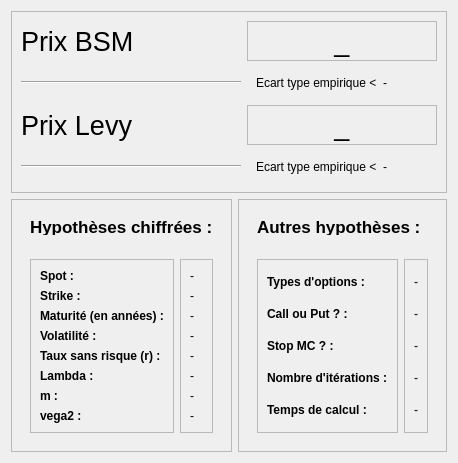
      <widget class="QWidget" name="tab">
       <attribute name="title">
        <string>Résultats</string>
       </attribute>
       <layout class="QGridLayout" name="gridLayout_5">
        <item row="1" column="0">
         <widget class="QFrame" name="frame">
          <property name="frameShape">
           <enum>QFrame::StyledPanel</enum>
          </property>
          <property name="frameShadow">
           <enum>QFrame::Raised</enum>
          </property>
          <layout class="QGridLayout" name="gridLayout_6">
           <item row="2" column="0">
            <widget class="QWidget" name="widget_21" native="true">
             <layout class="QHBoxLayout" name="horizontalLayout_11">
              <item>
               <widget class="QFrame" name="frame_4">
                <property name="font">
                 <font>
                  <family>Tahoma</family>
                 </font>
                </property>
                <property name="frameShape">
                 <enum>QFrame::StyledPanel</enum>
                </property>
                <property name="frameShadow">
                 <enum>QFrame::Raised</enum>
                </property>
                <layout class="QVBoxLayout" name="verticalLayout">
                 <item>
                  <widget class="QLabel" name="label_13">
                   <property name="font">
                    <font>
                     <family>Tahoma</family>
                     <weight>75</weight>
                     <bold>true</bold>
                    </font>
                   </property>
                   <property name="text">
                    <string>Spot :</string>
                   </property>
                  </widget>
                 </item>
                 <item>
                  <widget class="QLabel" name="label_12">
                   <property name="font">
                    <font>
                     <family>Tahoma</family>
                     <weight>75</weight>
                     <bold>true</bold>
                    </font>
                   </property>
                   <property name="text">
                    <string>Strike :</string>
                   </property>
                  </widget>
                 </item>
                 <item>
                  <widget class="QLabel" name="label_14">
                   <property name="font">
                    <font>
                     <family>Tahoma</family>
                     <weight>75</weight>
                     <bold>true</bold>
                    </font>
                   </property>
                   <property name="text">
                    <string>Maturité (en années) :</string>
                   </property>
                  </widget>
                 </item>
                 <item>
                  <widget class="QLabel" name="label_11">
                   <property name="font">
                    <font>
                     <family>Tahoma</family>
                     <weight>75</weight>
                     <bold>true</bold>
                    </font>
                   </property>
                   <property name="text">
                    <string>Volatilité :</string>
                   </property>
                  </widget>
                 </item>
                 <item>
                  <widget class="QLabel" name="label_8">
                   <property name="font">
                    <font>
                     <family>Tahoma</family>
                     <weight>75</weight>
                     <bold>true</bold>
                    </font>
                   </property>
                   <property name="text">
                    <string>Taux sans risque (r) :</string>
                   </property>
                  </widget>
                 </item>
                 <item>
                  <widget class="QLabel" name="label_10">
                   <property name="font">
                    <font>
                     <family>Tahoma</family>
                     <weight>75</weight>
                     <bold>true</bold>
                    </font>
                   </property>
                   <property name="text">
                    <string>Lambda :</string>
                   </property>
                  </widget>
                 </item>
                 <item>
                  <widget class="QLabel" name="label_9">
                   <property name="font">
                    <font>
                     <family>Tahoma</family>
                     <weight>75</weight>
                     <bold>true</bold>
                    </font>
                   </property>
                   <property name="text">
                    <string>m :</string>
                   </property>
                  </widget>
                 </item>
                 <item>
                  <widget class="QLabel" name="label_7">
                   <property name="font">
                    <font>
                     <family>Tahoma</family>
                     <weight>75</weight>
                     <bold>true</bold>
                    </font>
                   </property>
                   <property name="text">
                    <string>vega2 :</string>
                   </property>
                  </widget>
                 </item>
                </layout>
               </widget>
              </item>
              <item>
               <widget class="QFrame" name="frame_5">
                <property name="font">
                 <font>
                  <family>Tahoma</family>
                 </font>
                </property>
                <property name="frameShape">
                 <enum>QFrame::StyledPanel</enum>
                </property>
                <property name="frameShadow">
                 <enum>QFrame::Raised</enum>
                </property>
                <layout class="QVBoxLayout" name="verticalLayout_2">
                 <item>
                  <widget class="QLabel" name="lSpot">
                   <property name="font">
                    <font>
                     <family>Tahoma</family>
                    </font>
                   </property>
                   <property name="text">
                    <string>-</string>
                   </property>
                  </widget>
                 </item>
                 <item>
                  <widget class="QLabel" name="lStrike">
                   <property name="font">
                    <font>
                     <family>Tahoma</family>
                    </font>
                   </property>
                   <property name="text">
                    <string>-</string>
                   </property>
                  </widget>
                 </item>
                 <item>
                  <widget class="QLabel" name="lExpiry">
                   <property name="font">
                    <font>
                     <family>Tahoma</family>
                    </font>
                   </property>
                   <property name="text">
                    <string>-</string>
                   </property>
                  </widget>
                 </item>
                 <item>
                  <widget class="QLabel" name="lsigma2">
                   <property name="font">
                    <font>
                     <family>Tahoma</family>
                    </font>
                   </property>
                   <property name="text">
                    <string>-</string>
                   </property>
                  </widget>
                 </item>
                 <item>
                  <widget class="QLabel" name="tr">
                   <property name="font">
                    <font>
                     <family>Tahoma</family>
                    </font>
                   </property>
                   <property name="text">
                    <string>-</string>
                   </property>
                  </widget>
                 </item>
                 <item>
                  <widget class="QLabel" name="llambda">
                   <property name="font">
                    <font>
                     <family>Tahoma</family>
                    </font>
                   </property>
                   <property name="text">
                    <string>-</string>
                   </property>
                  </widget>
                 </item>
                 <item>
                  <widget class="QLabel" name="lm">
                   <property name="font">
                    <font>
                     <family>Tahoma</family>
                    </font>
                   </property>
                   <property name="text">
                    <string>-</string>
                   </property>
                  </widget>
                 </item>
                 <item>
                  <widget class="QLabel" name="lvega2">
                   <property name="font">
                    <font>
                     <family>Tahoma</family>
                    </font>
                   </property>
                   <property name="text">
                    <string>-</string>
                   </property>
                  </widget>
                 </item>
                </layout>
               </widget>
              </item>
             </layout>
            </widget>
           </item>
           <item row="1" column="0">
            <widget class="QWidget" name="widget_22" native="true">
             <property name="maximumSize">
              <size>
               <width>16777215</width>
               <height>35</height>
              </size>
             </property>
             <layout class="QVBoxLayout" name="verticalLayout_23">
              <item>
               <widget class="QLabel" name="label_22">
                <property name="maximumSize">
                 <size>
                  <width>16777215</width>
                  <height>30</height>
                 </size>
                </property>
                <property name="font">
                 <font>
                  <family>Tahoma</family>
                  <pointsize>13</pointsize>
                  <weight>75</weight>
                  <bold>true</bold>
                 </font>
                </property>
                <property name="text">
                 <string>Hypothèses chiffrées :</string>
                </property>
               </widget>
              </item>
             </layout>
            </widget>
           </item>
          </layout>
         </widget>
        </item>
        <item row="1" column="1">
         <widget class="QFrame" name="frame_3">
          <property name="minimumSize">
           <size>
            <width>50</width>
            <height>40</height>
           </size>
          </property>
          <property name="frameShape">
           <enum>QFrame::StyledPanel</enum>
          </property>
          <property name="frameShadow">
           <enum>QFrame::Raised</enum>
          </property>
          <layout class="QGridLayout" name="gridLayout_7">
           <item row="0" column="0">
            <widget class="QWidget" name="widget_24" native="true">
             <property name="maximumSize">
              <size>
               <width>16777215</width>
               <height>35</height>
              </size>
             </property>
             <layout class="QGridLayout" name="gridLayout_8">
              <item row="0" column="0">
               <widget class="QLabel" name="label_23">
                <property name="maximumSize">
                 <size>
                  <width>16777215</width>
                  <height>30</height>
                 </size>
                </property>
                <property name="font">
                 <font>
                  <family>Tahoma</family>
                  <pointsize>13</pointsize>
                  <weight>75</weight>
                  <bold>true</bold>
                 </font>
                </property>
                <property name="text">
                 <string>Autres hypothèses :</string>
                </property>
               </widget>
              </item>
             </layout>
            </widget>
           </item>
           <item row="1" column="0">
            <widget class="QWidget" name="widget_23" native="true">
             <layout class="QHBoxLayout" name="horizontalLayout_12">
              <item>
               <widget class="QFrame" name="frame_6">
                <property name="frameShape">
                 <enum>QFrame::StyledPanel</enum>
                </property>
                <property name="frameShadow">
                 <enum>QFrame::Raised</enum>
                </property>
                <layout class="QVBoxLayout" name="verticalLayout_3">
                 <item>
                  <widget class="QLabel" name="label_25">
                   <property name="font">
                    <font>
                     <family>Tahoma</family>
                     <weight>75</weight>
                     <bold>true</bold>
                    </font>
                   </property>
                   <property name="text">
                    <string>Types d'options :</string>
                   </property>
                  </widget>
                 </item>
                 <item>
                  <widget class="QLabel" name="label_26">
                   <property name="font">
                    <font>
                     <family>Tahoma</family>
                     <weight>75</weight>
                     <bold>true</bold>
                    </font>
                   </property>
                   <property name="text">
                    <string>Call ou Put ? :</string>
                   </property>
                  </widget>
                 </item>
                 <item>
                  <widget class="QLabel" name="label_28">
                   <property name="font">
                    <font>
                     <family>Tahoma</family>
                     <weight>75</weight>
                     <bold>true</bold>
                    </font>
                   </property>
                   <property name="text">
                    <string>Stop MC ? :</string>
                   </property>
                  </widget>
                 </item>
                 <item>
                  <widget class="QLabel" name="label_27">
                   <property name="font">
                    <font>
                     <family>Tahoma</family>
                     <weight>75</weight>
                     <bold>true</bold>
                    </font>
                   </property>
                   <property name="text">
                    <string>Nombre d'itérations :</string>
                   </property>
                  </widget>
                 </item>
                 <item>
                  <widget class="QLabel" name="label_24">
                   <property name="font">
                    <font>
                     <family>Tahoma</family>
                     <weight>75</weight>
                     <bold>true</bold>
                    </font>
                   </property>
                   <property name="text">
                    <string>Temps de calcul : </string>
                   </property>
                  </widget>
                 </item>
                </layout>
               </widget>
              </item>
              <item>
               <widget class="QFrame" name="frame_7">
                <property name="frameShape">
                 <enum>QFrame::StyledPanel</enum>
                </property>
                <property name="frameShadow">
                 <enum>QFrame::Raised</enum>
                </property>
                <layout class="QVBoxLayout" name="verticalLayout_4">
                 <item>
                  <widget class="QLabel" name="lOptionType">
                   <property name="font">
                    <font>
                     <family>Tahoma</family>
                    </font>
                   </property>
                   <property name="text">
                    <string>-</string>
                   </property>
                  </widget>
                 </item>
                 <item>
                  <widget class="QLabel" name="lCoP">
                   <property name="font">
                    <font>
                     <family>Tahoma</family>
                    </font>
                   </property>
                   <property name="text">
                    <string>-</string>
                   </property>
                  </widget>
                 </item>
                 <item>
                  <widget class="QLabel" name="SMC">
                   <property name="font">
                    <font>
                     <family>Tahoma</family>
                    </font>
                   </property>
                   <property name="text">
                    <string>-</string>
                   </property>
                  </widget>
                 </item>
                 <item>
                  <widget class="QLabel" name="lNumberOfPaths">
                   <property name="text">
                    <string>-</string>
                   </property>
                  </widget>
                 </item>
                 <item>
                  <widget class="QLabel" name="lsecondes">
                   <property name="text">
                    <string>-</string>
                   </property>
                  </widget>
                 </item>
                </layout>
               </widget>
              </item>
             </layout>
            </widget>
           </item>
          </layout>
         </widget>
        </item>
        <item row="0" column="0" colspan="2">
         <widget class="QFrame" name="frame_2">
          <property name="maximumSize">
           <size>
            <width>16777215</width>
            <height>200</height>
           </size>
          </property>
          <property name="frameShape">
           <enum>QFrame::StyledPanel</enum>
          </property>
          <property name="frameShadow">
           <enum>QFrame::Raised</enum>
          </property>
          <layout class="QGridLayout" name="gridLayout_2">
           <item row="1" column="0">
            <widget class="Line" name="line_5">
             <property name="orientation">
              <enum>Qt::Horizontal</enum>
             </property>
            </widget>
           </item>
           <item row="3" column="0">
            <widget class="Line" name="line_8">
             <property name="orientation">
              <enum>Qt::Horizontal</enum>
             </property>
            </widget>
           </item>
           <item row="2" column="0">
            <widget class="QLabel" name="label_6">
             <property name="font">
              <font>
               <family>Tahoma</family>
               <pointsize>20</pointsize>
              </font>
             </property>
             <property name="text">
              <string>Prix Levy</string>
             </property>
            </widget>
           </item>
           <item row="0" column="0">
            <widget class="QLabel" name="label_5">
             <property name="font">
              <font>
               <family>Tahoma</family>
               <pointsize>20</pointsize>
              </font>
             </property>
             <property name="text">
              <string>Prix BSM</string>
             </property>
            </widget>
           </item>
           <item row="0" column="5">
            <widget class="QLabel" name="RB">
             <property name="minimumSize">
              <size>
               <width>0</width>
               <height>40</height>
              </size>
             </property>
             <property name="maximumSize">
              <size>
               <width>190</width>
               <height>60</height>
              </size>
             </property>
             <property name="font">
              <font>
               <family>Tahoma</family>
               <pointsize>20</pointsize>
              </font>
             </property>
             <property name="frameShape">
              <enum>QFrame::StyledPanel</enum>
             </property>
             <property name="lineWidth">
              <number>4</number>
             </property>
             <property name="text">
              <string>_</string>
             </property>
             <property name="textFormat">
              <enum>Qt::PlainText</enum>
             </property>
             <property name="alignment">
              <set>Qt::AlignCenter</set>
             </property>
            </widget>
           </item>
           <item row="2" column="5">
            <widget class="QLabel" name="RL">
             <property name="minimumSize">
              <size>
               <width>0</width>
               <height>40</height>
              </size>
             </property>
             <property name="maximumSize">
              <size>
               <width>190</width>
               <height>60</height>
              </size>
             </property>
             <property name="font">
              <font>
               <family>Tahoma</family>
               <pointsize>20</pointsize>
              </font>
             </property>
             <property name="frameShape">
              <enum>QFrame::StyledPanel</enum>
             </property>
             <property name="lineWidth">
              <number>4</number>
             </property>
             <property name="text">
              <string>_</string>
             </property>
             <property name="textFormat">
              <enum>Qt::PlainText</enum>
             </property>
             <property name="alignment">
              <set>Qt::AlignCenter</set>
             </property>
            </widget>
           </item>
           <item row="1" column="5">
            <widget class="QWidget" name="widget_25" native="true">
             <layout class="QHBoxLayout" name="horizontalLayout_13">
              <item>
               <widget class="QLabel" name="label_17">
                <property name="maximumSize">
                 <size>
                  <width>140</width>
                  <height>16777215</height>
                 </size>
                </property>
                <property name="font">
                 <font>
                  <pointsize>9</pointsize>
                 </font>
                </property>
                <property name="text">
                 <string>Ecart type empirique &lt;</string>
                </property>
               </widget>
              </item>
              <item>
               <widget class="QLabel" name="VarEmpB">
                <property name="maximumSize">
                 <size>
                  <width>60</width>
                  <height>16777215</height>
                 </size>
                </property>
                <property name="font">
                 <font>
                  <pointsize>9</pointsize>
                 </font>
                </property>
                <property name="text">
                 <string>-</string>
                </property>
               </widget>
              </item>
             </layout>
            </widget>
           </item>
           <item row="3" column="5">
            <widget class="QWidget" name="widget_26" native="true">
             <layout class="QHBoxLayout" name="horizontalLayout_14">
              <item>
               <widget class="QLabel" name="label_18">
                <property name="maximumSize">
                 <size>
                  <width>140</width>
                  <height>16777215</height>
                 </size>
                </property>
                <property name="font">
                 <font>
                  <pointsize>9</pointsize>
                 </font>
                </property>
                <property name="text">
                 <string>Ecart type empirique &lt;</string>
                </property>
               </widget>
              </item>
              <item>
               <widget class="QLabel" name="VarEmpL">
                <property name="maximumSize">
                 <size>
                  <width>60</width>
                  <height>16777215</height>
                 </size>
                </property>
                <property name="font">
                 <font>
                  <pointsize>9</pointsize>
                 </font>
                </property>
                <property name="text">
                 <string>-</string>
                </property>
               </widget>
              </item>
             </layout>
            </widget>
           </item>
          </layout>
         </widget>
        </item>
       </layout>
      </widget>
